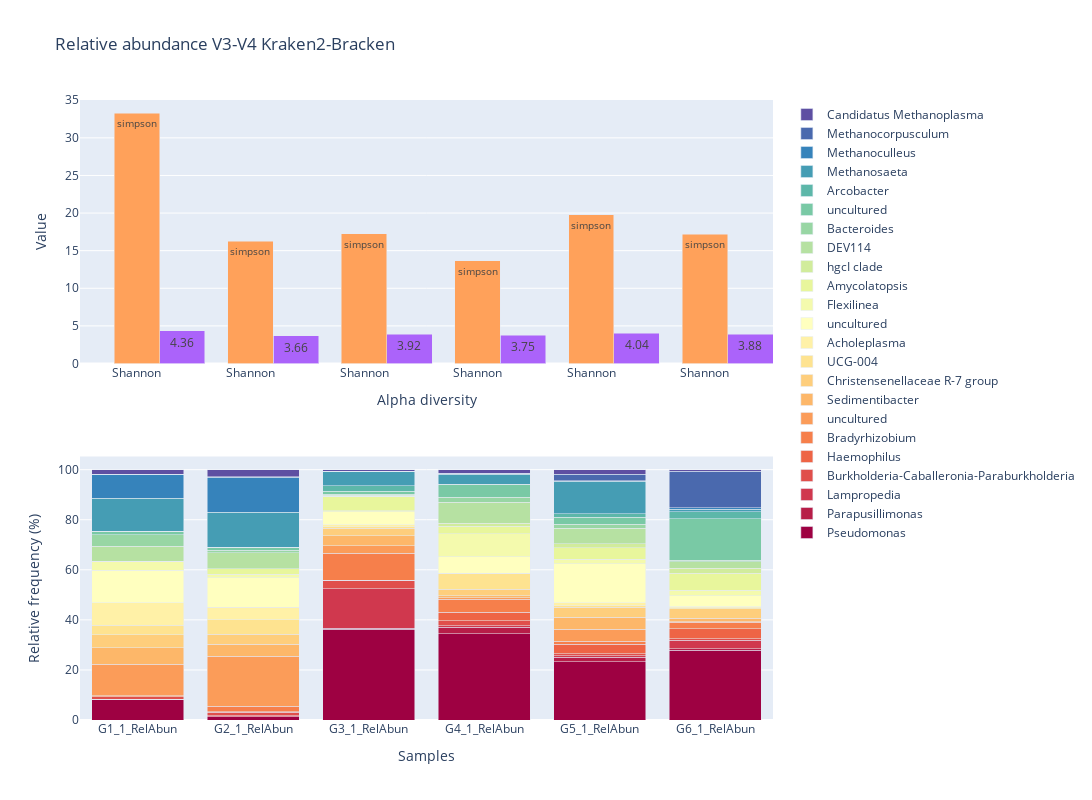

The cell this chart's notebook holds for it:
### Code cell
bracken_file_relative_abun=bracken_file.loc[:,"name":]
fig = make_subplots(rows=2, cols=1, shared_xaxes=False)

sample_names=bracken_file_relative_abun.iloc[:,1:].columns
bracken_file_relative_abun["name"] = bracken_file_relative_abun["name"].apply(lambda x:x.strip())

# Number of bars
num_bars = len(bracken_file_relative_abun["name"])

# Generate colors using a predefined colorscale (Viridis, Cividis, etc.)
colors = px.colors.sample_colorscale('spectral', np.linspace(0, 1, num_bars))

## Composition bars
for i in range(0, len(bracken_file_relative_abun["name"])):
        fig.add_bar(name=bracken_file_relative_abun.iloc[i,0].strip(),
                        x=sample_names,y=bracken_file_relative_abun.iloc[i,1:],
                        row=2, col=1, marker=dict(color=colors[i])
                    )

## Diversity bars
width=0.4
offset=0.2
y = alpha_data["shannon"].to_list()
x_values=np.linspace(1, len(y), len(y))
fig.add_bar(name="Shannon", x=x_values,y=y, showlegend=False,
                        row=1, col=1, width=width,offset=offset,
                        text=[str(i) for i in y], textangle=360,
                    )
fig.add_bar(name="Simpson",x=x_values, y=alpha_data["simpson_reciprocal"], showlegend=False,
                        row=1, col=1, width=width,
                        text="simpson", textangle=360,
                    )

fig.update_layout(barmode='stack',
    autosize=True,
    width=1200,
    height=800,
    title_text="Relative abundance V3-V4 Kraken2-Bracken"
    )


## Composition bars

fig.update_yaxes(title_text="Relative frequency (%)", row=2, col=1)
fig.update_xaxes(title_text="Samples", row=2, col=1)

## Diversity bars
fig.update_traces(dict(base='group'), row=1, col=1, overwrite=True)
fig.update_yaxes(dict(title_text="Value", tickmode="linear", tick0=0, dtick=5), row=1, col=1, overwrite=True)
fig.update_xaxes(title_text="Alpha diversity", row=1, col=1, tickvals=x_values ,ticktext=["Shannon"] * len(y))

#fig.write_image('kraken2_barplots.png', format='png')

### Figure 1 — Plotly figure (JSON) as saved in the notebook; plotly's stock layout.template omitted (floating-point values rounded to 4 significant figures)
{"data": [{"marker": {"color": "rgb(158, 1, 66)"}, "name": "Pseudomonas", "type": "bar", "x": ["G1_1_RelAbun", "G2_1_RelAbun", "G3_1_RelAbun", "G4_1_RelAbun", "G5_1_RelAbun", "G6_1_RelAbun"], "xaxis": "x2", "y": [8.146, 1.287, 36.25, 34.52, 23.36, 27.91], "yaxis": "y2"}, {"marker": {"color": "rgb(183, 29, 72)"}, "name": "Parapusillimonas", "type": "bar", "x": ["G1_1_RelAbun", "G2_1_RelAbun", "G3_1_RelAbun", "G4_1_RelAbun", "G5_1_RelAbun", "G6_1_RelAbun"], "xaxis": "x2", "y": [0.17, 0.03083, 0.3158, 2.619, 1.684, 0.4783], "yaxis": "y2"}, {"marker": {"color": "rgb(208, 56, 78)"}, "name": "Lampropedia", "type": "bar", "x": ["G1_1_RelAbun", "G2_1_RelAbun", "G3_1_RelAbun", "G4_1_RelAbun", "G5_1_RelAbun", "G6_1_RelAbun"], "xaxis": "x2", "y": [0.01197, 0.3879, 15.85, 0.5045, 0.6038, 3.441], "yaxis": "y2"}, {"marker": {"color": "rgb(224, 79, 75)"}, "name": "Burkholderia-Caballeronia-Paraburkholderia", "type": "bar", "x": ["G1_1_RelAbun", "G2_1_RelAbun", "G3_1_RelAbun", "G4_1_RelAbun", "G5_1_RelAbun", "G6_1_RelAbun"], "xaxis": "x2", "y": [0.8787, 1.487, 3.423, 2.011, 0.7833, 0.6236], "yaxis": "y2"}, {"marker": {"color": "rgb(238, 100, 69)"}, "name": "Haemophilus", "type": "bar", "x": ["G1_1_RelAbun", "G2_1_RelAbun", "G3_1_RelAbun", "G4_1_RelAbun", "G5_1_RelAbun", "G6_1_RelAbun"], "xaxis": "x2", "y": [0.003591, 0.02312, 0.03056, 3.332, 3.85, 3.904], "yaxis": "y2"}, {"marker": {"color": "rgb(246, 127, 75)"}, "name": "Bradyrhizobium", "type": "bar", "x": ["G1_1_RelAbun", "G2_1_RelAbun", "G3_1_RelAbun", "G4_1_RelAbun", "G5_1_RelAbun", "G6_1_RelAbun"], "xaxis": "x2", "y": [0.48, 2.341, 10.75, 5.237, 1.087, 2.637], "yaxis": "y2"}, {"marker": {"color": "rgb(251, 156, 89)"}, "name": "uncultured", "type": "bar", "x": ["G1_1_RelAbun", "G2_1_RelAbun", "G3_1_RelAbun", "G4_1_RelAbun", "G5_1_RelAbun", "G6_1_RelAbun"], "xaxis": "x2", "y": [12.67, 19.89, 2.917, 0.5297, 4.833, 0.3087], "yaxis": "y2"}, {"marker": {"color": "rgb(253, 183, 105)"}, "name": "Sedimentibacter", "type": "bar", "x": ["G1_1_RelAbun", "G2_1_RelAbun", "G3_1_RelAbun", "G4_1_RelAbun", "G5_1_RelAbun", "G6_1_RelAbun"], "xaxis": "x2", "y": [6.467, 4.796, 4.001, 0.8867, 4.848, 1.307], "yaxis": "y2"}, {"marker": {"color": "rgb(254, 206, 124)"}, "name": "Christensenellaceae R-7 group", "type": "bar", "x": ["G1_1_RelAbun", "G2_1_RelAbun", "G3_1_RelAbun", "G4_1_RelAbun", "G5_1_RelAbun", "G6_1_RelAbun"], "xaxis": "x2", "y": [5.194, 3.916, 3.007, 2.508, 3.977, 3.796], "yaxis": "y2"}, {"marker": {"color": "rgb(254, 227, 144)"}, "name": "UCG-004", "type": "bar", "x": ["G1_1_RelAbun", "G2_1_RelAbun", "G3_1_RelAbun", "G4_1_RelAbun", "G5_1_RelAbun", "G6_1_RelAbun"], "xaxis": "x2", "y": [3.808, 5.823, 0.658, 6.327, 0.6657, 0.3661], "yaxis": "y2"}, {"marker": {"color": "rgb(255, 241, 167)"}, "name": "Acholeplasma", "type": "bar", "x": ["G1_1_RelAbun", "G2_1_RelAbun", "G3_1_RelAbun", "G4_1_RelAbun", "G5_1_RelAbun", "G6_1_RelAbun"], "xaxis": "x2", "y": [9.108, 5.097, 0.8903, 0.09982, 1.096, 0.493], "yaxis": "y2"}, {"marker": {"color": "rgb(255, 255, 191)"}, "name": "uncultured", "type": "bar", "x": ["G1_1_RelAbun", "G2_1_RelAbun", "G3_1_RelAbun", "G4_1_RelAbun", "G5_1_RelAbun", "G6_1_RelAbun"], "xaxis": "x2", "y": [12.87, 11.83, 5.03, 6.666, 15.72, 4.332], "yaxis": "y2"}, {"marker": {"color": "rgb(244, 250, 173)"}, "name": "Flexilinea", "type": "bar", "x": ["G1_1_RelAbun", "G2_1_RelAbun", "G3_1_RelAbun", "G4_1_RelAbun", "G5_1_RelAbun", "G6_1_RelAbun"], "xaxis": "x2", "y": [3.493, 1.374, 0.5541, 9.09, 1.759, 2.16], "yaxis": "y2"}, {"marker": {"color": "rgb(232, 246, 156)"}, "name": "Amycolatopsis", "type": "bar", "x": ["G1_1_RelAbun", "G2_1_RelAbun", "G3_1_RelAbun", "G4_1_RelAbun", "G5_1_RelAbun", "G6_1_RelAbun"], "xaxis": "x2", "y": [0.02993, 2.159, 5.711, 2.999, 4.494, 6.949], "yaxis": "y2"}, {"marker": {"color": "rgb(209, 236, 156)"}, "name": "hgcI clade", "type": "bar", "x": ["G1_1_RelAbun", "G2_1_RelAbun", "G3_1_RelAbun", "G4_1_RelAbun", "G5_1_RelAbun", "G6_1_RelAbun"], "xaxis": "x2", "y": [0.02035, 0.0137, 0.0326, 1.22, 1.735, 1.996], "yaxis": "y2"}, {"marker": {"color": "rgb(182, 225, 162)"}, "name": "DEV114", "type": "bar", "x": ["G1_1_RelAbun", "G2_1_RelAbun", "G3_1_RelAbun", "G4_1_RelAbun", "G5_1_RelAbun", "G6_1_RelAbun"], "xaxis": "x2", "y": [6.09, 6.4, 0.383, 8.479, 6.071, 2.528], "yaxis": "y2"}, {"marker": {"color": "rgb(152, 214, 164)"}, "name": "Bacteroides", "type": "bar", "x": ["G1_1_RelAbun", "G2_1_RelAbun", "G3_1_RelAbun", "G4_1_RelAbun", "G5_1_RelAbun", "G6_1_RelAbun"], "xaxis": "x2", "y": [4.555, 1.004, 0.3912, 1.985, 1.717, 0.5869], "yaxis": "y2"}, {"marker": {"color": "rgb(121, 201, 165)"}, "name": "uncultured", "type": "bar", "x": ["G1_1_RelAbun", "G2_1_RelAbun", "G3_1_RelAbun", "G4_1_RelAbun", "G5_1_RelAbun", "G6_1_RelAbun"], "xaxis": "x2", "y": [1.379, 1.147, 1.253, 5.013, 2.65, 16.51], "yaxis": "y2"}, {"marker": {"color": "rgb(93, 183, 169)"}, "name": "Arcobacter", "type": "bar", "x": ["G1_1_RelAbun", "G2_1_RelAbun", "G3_1_RelAbun", "G4_1_RelAbun", "G5_1_RelAbun", "G6_1_RelAbun"], "xaxis": "x2", "y": [0, 0.04453, 2.05, 0.1151, 1.407, 2.815], "yaxis": "y2"}, {"marker": {"color": "rgb(69, 157, 180)"}, "name": "Methanosaeta", "type": "bar", "x": ["G1_1_RelAbun", "G2_1_RelAbun", "G3_1_RelAbun", "G4_1_RelAbun", "G5_1_RelAbun", "G6_1_RelAbun"], "xaxis": "x2", "y": [13.17, 14.0, 5.78, 4.091, 13.06, 1.043], "yaxis": "y2"}, {"marker": {"color": "rgb(54, 131, 187)"}, "name": "Methanoculleus", "type": "bar", "x": ["G1_1_RelAbun", "G2_1_RelAbun", "G3_1_RelAbun", "G4_1_RelAbun", "G5_1_RelAbun", "G6_1_RelAbun"], "xaxis": "x2", "y": [9.606, 14.0, 0.06927, 0.2257, 0.2565, 0.6955], "yaxis": "y2"}, {"marker": {"color": "rgb(74, 105, 174)"}, "name": "Methanocorpusculum", "type": "bar", "x": ["G1_1_RelAbun", "G2_1_RelAbun", "G3_1_RelAbun", "G4_1_RelAbun", "G5_1_RelAbun", "G6_1_RelAbun"], "xaxis": "x2", "y": [0.08739, 0.1772, 0.01222, 0.06295, 2.487, 14.47], "yaxis": "y2"}, {"marker": {"color": "rgb(94, 79, 162)"}, "name": "Candidatus Methanoplasma", "type": "bar", "x": ["G1_1_RelAbun", "G2_1_RelAbun", "G3_1_RelAbun", "G4_1_RelAbun", "G5_1_RelAbun", "G6_1_RelAbun"], "xaxis": "x2", "y": [1.761, 2.775, 0.6377, 1.484, 1.849, 0.6443], "yaxis": "y2"}, {"base": "group", "name": "Shannon", "offset": 0.2, "showlegend": false, "text": ["4.36", "3.66", "3.92", "3.75", "4.04", "3.88"], "textangle": 0, "type": "bar", "width": 0.4, "x": [1, 2, 3, 4, 5, 6], "xaxis": "x", "y": [4.36, 3.66, 3.92, 3.75, 4.04, 3.88], "yaxis": "y"}, {"base": "group", "name": "Simpson", "showlegend": false, "text": "simpson", "textangle": 0, "type": "bar", "width": 0.4, "x": [1, 2, 3, 4, 5, 6], "xaxis": "x", "y": [33.28, 16.25, 17.26, 13.67, 19.78, 17.2], "yaxis": "y"}], "layout": {"autosize": true, "barmode": "stack", "height": 800, "title": {"text": "Relative abundance V3-V4 Kraken2-Bracken"}, "width": 1200, "xaxis": {"anchor": "y", "domain": [0, 1], "ticktext": ["Shannon", "Shannon", "Shannon", "Shannon", "Shannon", "Shannon"], "tickvals": [1, 2, 3, 4, 5, 6], "title": {"text": "Alpha diversity"}}, "xaxis2": {"anchor": "y2", "domain": [0, 1], "title": {"text": "Samples"}}, "yaxis": {"anchor": "x", "domain": [0.575, 1], "dtick": 5, "tick0": 0, "tickmode": "linear", "title": {"text": "Value"}}, "yaxis2": {"anchor": "x2", "domain": [0, 0.425], "title": {"text": "Relative frequency (%)"}}}}
